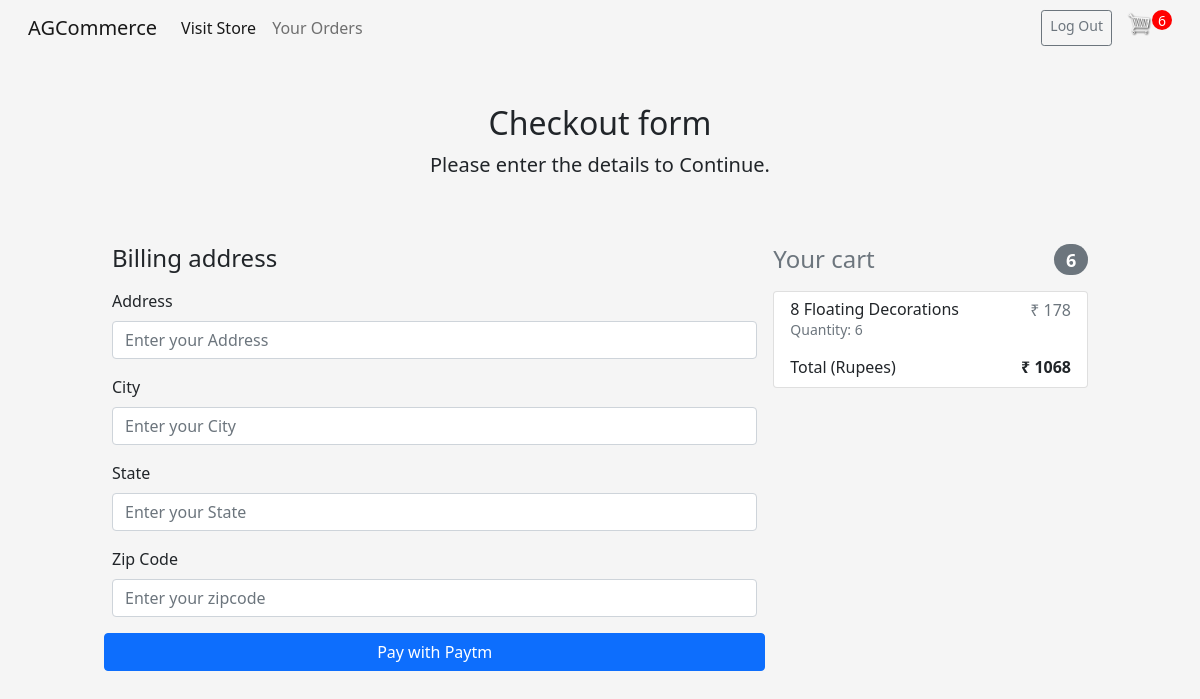
/checkout/ (signed in), run on an earlier commit of the app's database.
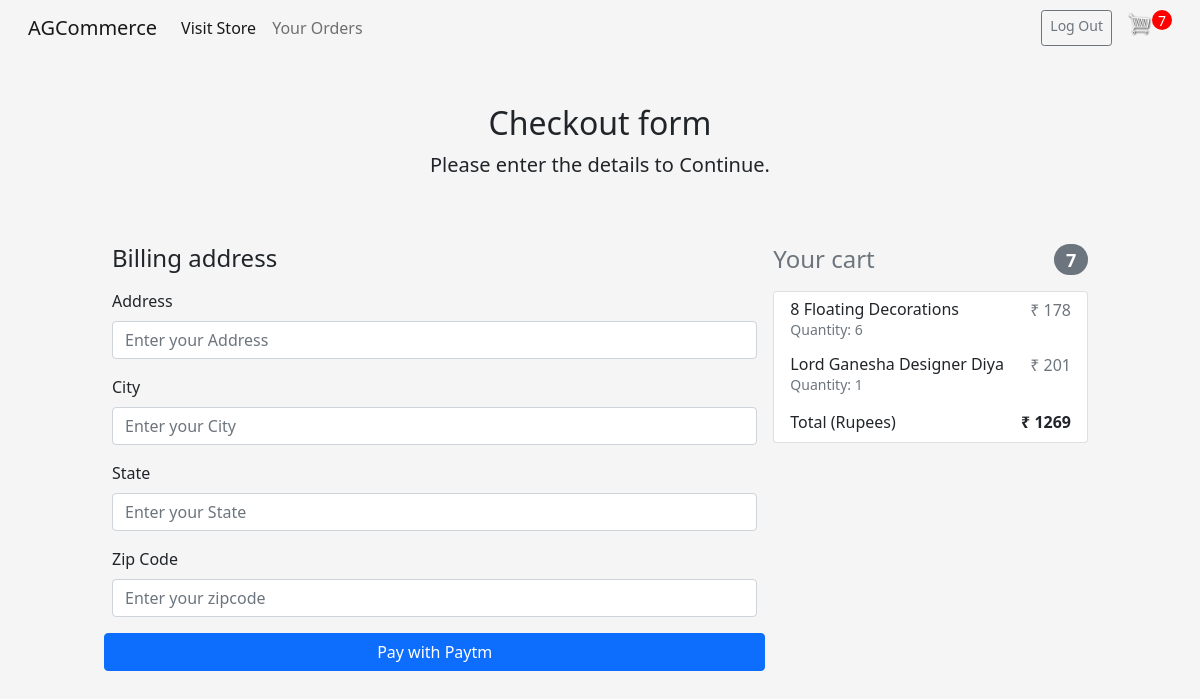
And on a later commit of the database.
### store/models.py (models this page shows, shortened)
class Order(models.Model):
	username = models.ForeignKey(User, on_delete=models.SET_NULL, null=True, blank=True)
	date_ordered = models.DateTimeField(auto_now_add=True)
	complete = models.BooleanField(default=False)
	transaction_id = models.CharField(max_length=100, null=True)
	address=models.TextField(null=True)
	@property
	def get_cart_total(self):
		orderitems = self.orderitem_set.all()
		total = sum([item.get_total for item in orderitems])
		return total
	@property
	def get_cart_items(self):
		orderitems = self.orderitem_set.all()
		total = sum([item.quantity for item in orderitems])
		return total

class OrderItem(models.Model):
	product = models.ForeignKey(Product, on_delete=models.SET_NULL, null=True)
	order = models.ForeignKey(Order, on_delete=models.SET_NULL, null=True)
	quantity = models.IntegerField(default=0, null=True, blank=True)
	@property
	def get_total(self):
		total = self.product.price * self.quantity
		return total

class Product(models.Model):
	name = models.CharField(max_length=200)
	price = models.IntegerField()
	image = models.TextField(null=True, blank=True)
	desc=models.TextField(null=True)

### store/views.py (the view)
# urls.py: path('checkout/', views.checkout, name="checkout"),
def checkout(request):
    if request.user.is_authenticated:
        context=getdictionary(request)
        return render(request, 'store/checkout.html', context)
    return redirect('/login')

### store/views.py (called while the page is built)
def getdictionary(request):
    products=Product.objects.all()
    username = request.user
    order, created = Order.objects.get_or_create(username=username, complete=False)
    items = order.orderitem_set.all()
    cartItems=order.get_cart_items
    context={'items':items,'order':order,"cartItems":cartItems,"products":products}
    return context

### store/templates/store/checkout.html (shortened to what this page needs)
{% extends 'store/main.html' %}
{% load static %}
{% block content %}
<div class="container col-10 mb-5">
  <main>
    <div class="py-5 text-center">
      <h2>Checkout form</h2>
      <p class="lead">Please enter the details to Continue.</p>
    </div>
    <div class="row g-3">
      <div class="col-md-5 col-lg-4 order-md-last">
        <h4 class="d-flex justify-content-between align-items-center mb-3">
          <span class="text-muted">Your cart</span>
          <span class="badge bg-secondary rounded-pill">{{order.get_cart_items}}</span>
        </h4>
        <ul class="list-group mb-3">
          {% for item in items %}
              <li class="list-group-item d-flex justify-content-between lh-sm">
                <div>
                  <h6 class="my-0">{{item.product.name}}</h6>
                  <small class="text-muted">Quantity: {{item.quantity}}</small>
                </div>
                <span class="text-muted">₹ {{item.product.price}}</span>
              </li>
          {% endfor %}
          <li class="list-group-item d-flex justify-content-between">
            <span>Total (Rupees)</span>
            <strong>₹ {{order.get_cart_total}}</strong>
          </li>
        </ul>
      </div>
      <div class="col-md-7 col-lg-8">
        <h4 class="mb-3">Billing address</h4>
        <form class="needs-validation" action="/processorder" method="POST" novalidate>{% csrf_token %}
          <div class="row g-3">
            <div class="col-12">
              <label for="address" class="form-label">Address</label>
              <input type="text" class="form-control" id="address" placeholder="Enter your Address" value="" name="address" required>
            </div>
            <div class="col-12">
               <label for="city" class="form-label">City</label>
               <input type="text" class="form-control" id="city" placeholder="Enter your City" value="" name="city" required>
             </div>
             <div class="col-12">
               <label for="state" class="form-label">State</label>
               <input type="text" class="form-control" id="state" placeholder="Enter your State" value="" name="state" required>
             </div>
             <div class="col-12">
               <label for="zipcode" class="form-label">Zip Code</label>
               <input type="text" class="form-control" id="zipcode" placeholder="Enter your zipcode" value="" name="zipcode" required>
             </div>
             <button id="form-button2" class="w-100 btn btn-primary btn-md hidden" type="submit">Pay with Paytm</button>
      </form>
      </div>
    </div>
  </main>
{% endblock content %}

### store/templates/store/main.html (shortened to what this page needs)
<!DOCTYPE html>
<html lang="en">
<head>
    <link rel="stylesheet" href="https://stackpath.bootstrapcdn.com/bootstrap/4.1.3/css/bootstrap.min.css">
    <link href="https://cdn.jsdelivr.net/npm/bootstrap@5.0.1/dist/css/bootstrap.min.css" rel="stylesheet">
    {% load static %}
    <link rel="stylesheet" type="text/css" href="{% static 'css/main.css' %}">
</head>
<body>
<nav class="navbar navbar-expand-lg navbar-light">
  <div class="container-fluid">
    <a class="navbar-brand" href="/">AGCommerce</a>
    <div class="collapse navbar-collapse" id="navbarSupportedContent">
      <ul class="navbar-nav me-auto mb-2 mb-lg-0">
        <li class="nav-item">
          <a class="nav-link active" aria-current="page" href="/">Visit Store</a>
        </li>
        {% if request.user.is_authenticated%}
          <li class="nav-item">
            <a class="nav-link" href="/usertransactions">Your Orders</a>
          </li>
        {%endif%}
      </ul>
      <form class="d-flex">
        {% if not request.user.is_authenticated%}
        <a class="btn btn-sm btn-outline-secondary mr-2" href="/signup">Sign up</a>
        <a class="btn btn-sm btn-outline-secondary" href="/login">Log In</a>
        {%else%}
        <a class="btn btn-sm btn-outline-secondary" href="/logout">Log Out</a>
        <a href="{% url 'cart' %}">
          <img  id="cart-icon" src="{% static 'images/cart.png' %}">
        </a>
        <p class="nav-cart-items">{{cartItems}}</p>
        {%endif%}
      </form>
    </div>
  </div>
</nav>
{% block content %}
{% endblock content %}
</body>
</html>

### static/css/main.css (style rules this page uses)
#cart-icon { width:25px; display: inline-block; margin-left: 15px; }
.nav-cart-items { display: block; text-align: center; color:#fff; background-color: red; width: 20px; height: 20px; border-radius: 50%; font-size: 14px; }
body { background-color: #f5f5f5; }

What changed in the data, as far as the page shows it:
computed for Order: get_cart_items "6" → "7"; get_cart_total "1068" → "1269"
added OrderItem: product.name "Lord Ganesha Designer Diya", quantity "1", product.price "201"
Also different on the page:
{{ cartItems }}: "6" → "7"
